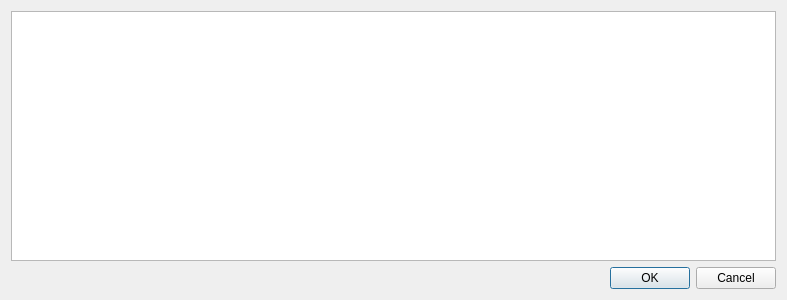
<?xml version="1.0" encoding="UTF-8"?>
<ui version="4.0">
 <class>SoundcardSelector</class>
 <widget class="QDialog" name="SoundcardSelector">
  <property name="geometry">
   <rect>
    <x>0</x>
    <y>0</y>
    <width>787</width>
    <height>300</height>
   </rect>
  </property>
  <property name="windowTitle">
   <string>WRX - Select Soundcard</string>
  </property>
  <layout class="QVBoxLayout" name="verticalLayout">
   <item>
    <widget class="QListWidget" name="liwSoundcards"/>
   </item>
   <item>
    <layout class="QHBoxLayout" name="horizontalLayout">
     <item>
      <spacer name="horizontalSpacer">
       <property name="orientation">
        <enum>Qt::Horizontal</enum>
       </property>
       <property name="sizeHint" stdset="0">
        <size>
         <width>40</width>
         <height>20</height>
        </size>
       </property>
      </spacer>
     </item>
     <item>
      <widget class="QDialogButtonBox" name="buttonBox">
       <property name="orientation">
        <enum>Qt::Horizontal</enum>
       </property>
       <property name="standardButtons">
        <set>QDialogButtonBox::Cancel|QDialogButtonBox::Ok</set>
       </property>
      </widget>
     </item>
    </layout>
   </item>
  </layout>
 </widget>
 <resources/>
 <connections>
  <connection>
   <sender>buttonBox</sender>
   <signal>accepted()</signal>
   <receiver>SoundcardSelector</receiver>
   <slot>accept()</slot>
   <hints>
    <hint type="sourcelabel">
     <x>248</x>
     <y>254</y>
    </hint>
    <hint type="destinationlabel">
     <x>157</x>
     <y>274</y>
    </hint>
   </hints>
  </connection>
  <connection>
   <sender>buttonBox</sender>
   <signal>rejected()</signal>
   <receiver>SoundcardSelector</receiver>
   <slot>reject()</slot>
   <hints>
    <hint type="sourcelabel">
     <x>316</x>
     <y>260</y>
    </hint>
    <hint type="destinationlabel">
     <x>286</x>
     <y>274</y>
    </hint>
   </hints>
  </connection>
 </connections>
</ui>
